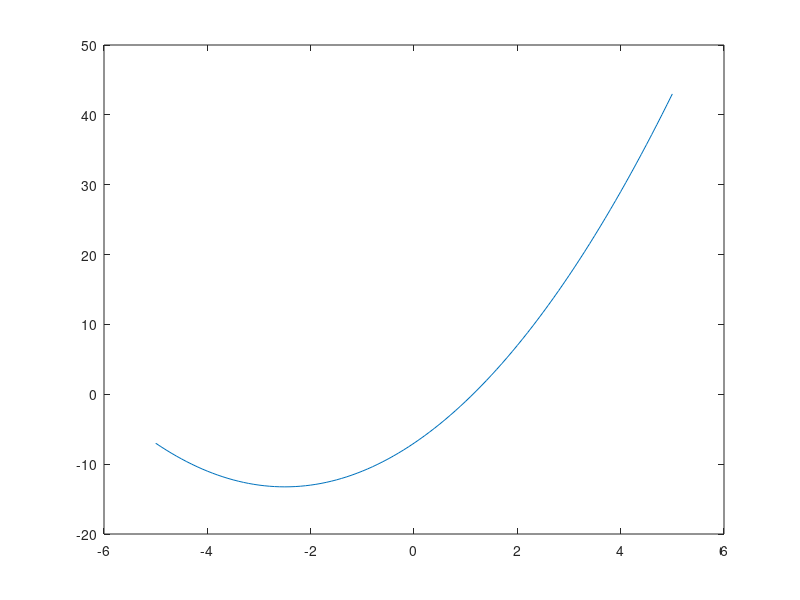

Reproduce this figure in MATLAB. (Note: this script raises an error after producing the figure.)
clc
clear all

f=@(x) x^2+5*x-7;
format long

x=[-5:0.1:5];
y = arrayfun(f,x);
plot(x,y)
xline(0)
yline(0)
hold on

xl=input('Enter the lower value');
xu=input('Enter the upper value');
error=input('Enter toleration of error');
iteration=input('Enter the number of iterations');

if f(xl)*f(xu)>0
    fprintf('There is not a solution in the interval');
    return
elseif f(xl)== 0
    fprintf('%f is the solution',xl);
    return
elseif f(xu)==0
    fprintf('%f is the solution',xu);
    return
end

fprintf('i       xl         xu       xm        error-f(x)\n');
fprintf('------------------------------------------------\n');
for i=1:iteration
    xm = xu -(xl-xu)*f(xu)/(f(xl)-f(xu));
    
    fprintf('%i   %f   %f   %f   %f\n',i,xl,xu,xm,f(xm));

    if abs(f(xm))<error
        return
    end

    if f(xl)*f(xm)<0
        xu =xm;
    elseif f(xm)*f(xu)<0
        xl=xm;
    end
    scatter(xm,f(xm),'red')
end
